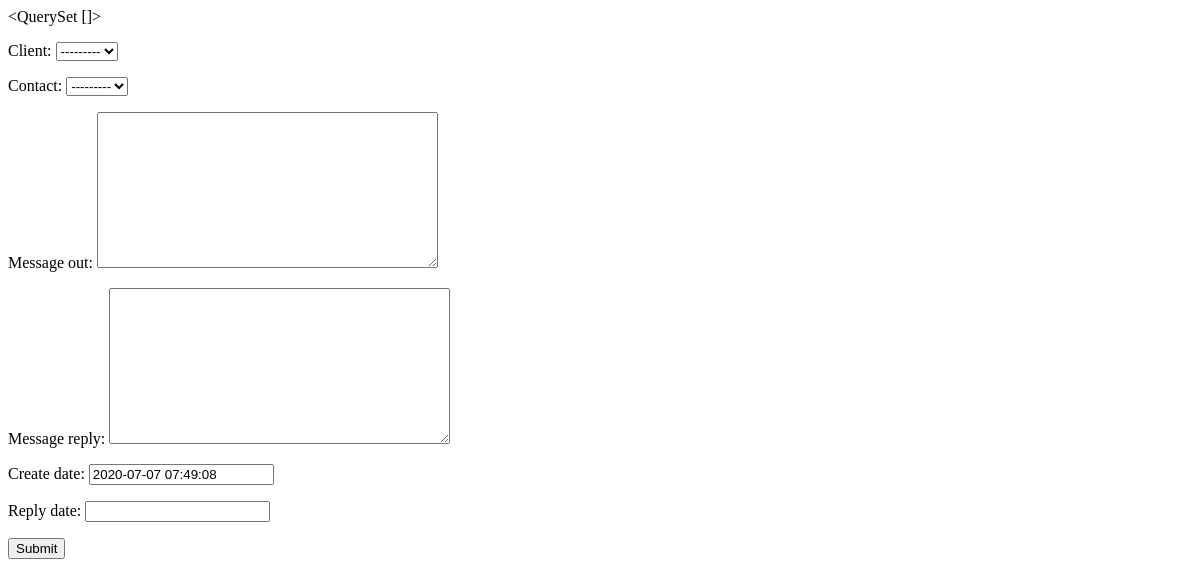
The app's page /messaging, older data.
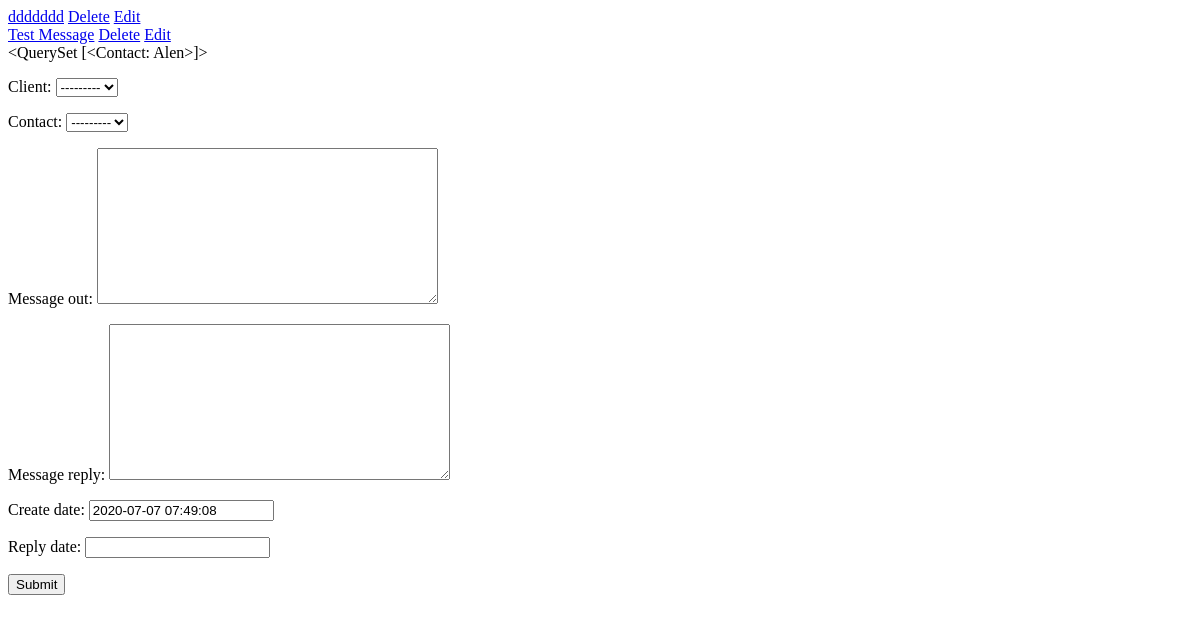
The same page, newer data.
### smsapp/models.py (models this page shows)
class Messages(models.Model):
    client = models.ForeignKey(Client, on_delete=models.CASCADE, null=True, blank=True)
    contact = models.ForeignKey(Contact, on_delete=models.CASCADE, null=True, blank=True)
    message_out = models.TextField(blank=True, null=True)
    message_reply = models.TextField(blank=True, null=True)
    create_date = models.DateTimeField(default=datetime.now, blank=True)
    reply_date = models.DateTimeField(blank=True, null=True)
    def __str__(self):
        return self.message_out

class Contact(models.Model):
    name = models.CharField(max_length=50, blank=True, null=True)
    mobile = models.CharField(max_length=20, blank=True, null=True)
    client = models.ForeignKey(Client, on_delete=models.CASCADE, null=True, blank=True)
    is_active = models.BooleanField(default=False)
    create_date = models.DateTimeField(default=datetime.now, blank=True)
    def __str__(self):
        return self.name

### smsapp/views.py (the view, shortened to what this page needs)
# urls.py: path('messaging', Messages_View.as_view(), name='messaging'),
class Messages_View(TemplateView):
    template_name = 'smsapp/messages.html'
    def get_context_data(self, **kwargs):
        context = super(Messages_View, self).get_context_data(**kwargs)
        messagingform = MessagesForm
        messages = Messages.objects.all()
        contacts = Contact.objects.all()
        context['messagingform'] = messagingform
        context['messages'] = messages
        context['contacts'] = contacts
        return context

### smsapp/models.py (called while the page is built)
    def __str__(self):
        return self.user.first_name

### smsapp/templates/smsapp/messages.html (shortened to what this page needs)
<!DOCTYPE html>
<html lang="en">
<head>
</head>
<body>
{% for message in messages %}
    <a href="{% url 'messageprofile' message.id %}" <li>{{message}}</li></a>
    <a href="{% url 'deletemessage' message.id %}">Delete</a>
    <a href="{% url 'editmessage' message.id %}">Edit</a>
    <br>
{% endfor %}
{{contacts}}
<form action="{% url 'messaging' %}" method="POST" enctype="multipart/form-data">
    {{ messagingform.as_p }}
    <button type="submit">Submit</button>
</form>
</body>
</html>

Row changes from the older to the newer data that the page shows:
added Messages: message_out "ddddddd"
added Messages: message_out "Test Message"
added Contact: name "<QuerySet [<Contact: Alen>]>"
Text that changed along with them:
{{ contacts }}: "<QuerySet []>" → (not shown)
